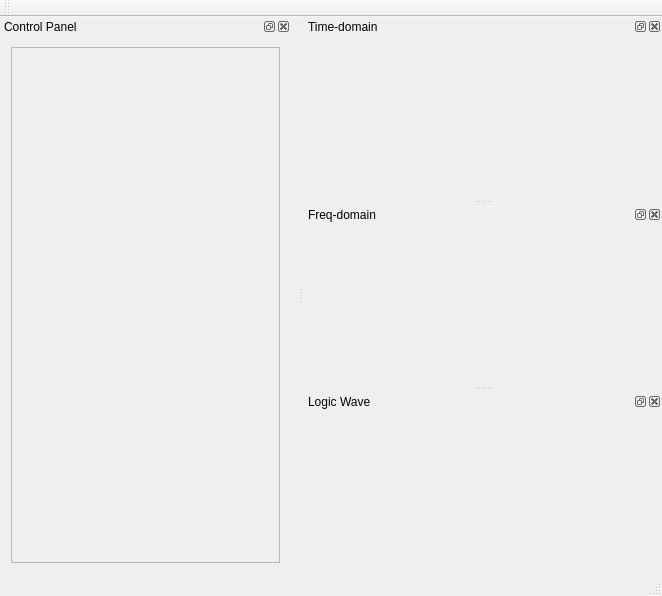
<?xml version="1.0" encoding="UTF-8"?>
<ui version="4.0">
 <class>MainWindowClass</class>
 <widget class="QMainWindow" name="MainWindowClass">
  <property name="geometry">
   <rect>
    <x>0</x>
    <y>0</y>
    <width>662</width>
    <height>596</height>
   </rect>
  </property>
  <property name="windowTitle">
   <string>CETC58 ADC Analyzer</string>
  </property>
  <property name="dockNestingEnabled">
   <bool>false</bool>
  </property>
  <property name="dockOptions">
   <set>QMainWindow::AllowTabbedDocks|QMainWindow::AnimatedDocks</set>
  </property>
  <widget class="QWidget" name="centralWidget">
   <property name="sizePolicy">
    <sizepolicy hsizetype="Minimum" vsizetype="Minimum">
     <horstretch>0</horstretch>
     <verstretch>0</verstretch>
    </sizepolicy>
   </property>
   <property name="maximumSize">
    <size>
     <width>1</width>
     <height>1</height>
    </size>
   </property>
   <layout class="QHBoxLayout" name="horizontalLayout">
    <property name="sizeConstraint">
     <enum>QLayout::SetDefaultConstraint</enum>
    </property>
   </layout>
  </widget>
  <widget class="QMenuBar" name="menuBar">
   <property name="geometry">
    <rect>
     <x>0</x>
     <y>0</y>
     <width>662</width>
     <height>20</height>
    </rect>
   </property>
  </widget>
  <widget class="QToolBar" name="mainToolBar">
   <attribute name="toolBarArea">
    <enum>TopToolBarArea</enum>
   </attribute>
   <attribute name="toolBarBreak">
    <bool>false</bool>
   </attribute>
  </widget>
  <widget class="QStatusBar" name="statusBar"/>
  <widget class="QDockWidget" name="dockWidgetControlPanel">
   <property name="sizePolicy">
    <sizepolicy hsizetype="Preferred" vsizetype="Preferred">
     <horstretch>0</horstretch>
     <verstretch>0</verstretch>
    </sizepolicy>
   </property>
   <property name="minimumSize">
    <size>
     <width>291</width>
     <height>0</height>
    </size>
   </property>
   <property name="maximumSize">
    <size>
     <width>291</width>
     <height>16777215</height>
    </size>
   </property>
   <property name="allowedAreas">
    <set>Qt::LeftDockWidgetArea</set>
   </property>
   <property name="windowTitle">
    <string>Control Panel</string>
   </property>
   <attribute name="dockWidgetArea">
    <number>1</number>
   </attribute>
   <widget class="QWidget" name="dockWidgetContents">
    <layout class="QVBoxLayout" name="verticalLayout">
     <item>
      <widget class="QScrollArea" name="scrollArea">
       <property name="horizontalScrollBarPolicy">
        <enum>Qt::ScrollBarAsNeeded</enum>
       </property>
       <property name="widgetResizable">
        <bool>true</bool>
       </property>
       <widget class="QWidget" name="scrollAreaWidgetContents">
        <property name="geometry">
         <rect>
          <x>0</x>
          <y>0</y>
          <width>271</width>
          <height>505</height>
         </rect>
        </property>
        <layout class="QGridLayout" name="gridLayout">
         <item row="0" column="0">
          <widget class="ControlPanel" name="controlPanel" native="true"/>
         </item>
        </layout>
       </widget>
      </widget>
     </item>
    </layout>
   </widget>
  </widget>
  <widget class="QDockWidget" name="dockWidgetWave">
   <property name="sizePolicy">
    <sizepolicy hsizetype="Maximum" vsizetype="Preferred">
     <horstretch>0</horstretch>
     <verstretch>0</verstretch>
    </sizepolicy>
   </property>
   <property name="allowedAreas">
    <set>Qt::RightDockWidgetArea</set>
   </property>
   <property name="windowTitle">
    <string>Time-domain</string>
   </property>
   <attribute name="dockWidgetArea">
    <number>2</number>
   </attribute>
   <widget class="QWidget" name="dockWidgetContents_4"/>
  </widget>
  <widget class="QDockWidget" name="dockWidgetFFT">
   <property name="sizePolicy">
    <sizepolicy hsizetype="Maximum" vsizetype="Preferred">
     <horstretch>0</horstretch>
     <verstretch>0</verstretch>
    </sizepolicy>
   </property>
   <property name="allowedAreas">
    <set>Qt::RightDockWidgetArea</set>
   </property>
   <property name="windowTitle">
    <string>Freq-domain</string>
   </property>
   <attribute name="dockWidgetArea">
    <number>2</number>
   </attribute>
   <widget class="QWidget" name="dockWidgetContents_5"/>
  </widget>
  <widget class="QDockWidget" name="dockWidgetLogicWave">
   <property name="allowedAreas">
    <set>Qt::RightDockWidgetArea</set>
   </property>
   <property name="windowTitle">
    <string>Logic Wave</string>
   </property>
   <attribute name="dockWidgetArea">
    <number>2</number>
   </attribute>
   <widget class="QWidget" name="dockWidgetContents_2"/>
  </widget>
 </widget>
 <layoutdefault spacing="6" margin="11"/>
 <customwidgets>
  <customwidget>
   <class>ControlPanel</class>
   <extends>QWidget</extends>
   <header>controlpanel.hpp</header>
   <container>1</container>
  </customwidget>
 </customwidgets>
 <resources>
  <include location="mainwindow.qrc"/>
 </resources>
 <connections/>
</ui>
